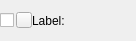
<?xml version="1.0" encoding="UTF-8"?>
<ui version="4.0">
 <class>GraphLegendItem</class>
 <widget class="QWidget" name="GraphLegendItem">
  <property name="geometry">
   <rect>
    <x>0</x>
    <y>0</y>
    <width>136</width>
    <height>41</height>
   </rect>
  </property>
  <property name="windowTitle">
   <string>Form</string>
  </property>
  <layout class="QHBoxLayout" name="horizontalLayout">
   <property name="spacing">
    <number>0</number>
   </property>
   <property name="leftMargin">
    <number>0</number>
   </property>
   <property name="topMargin">
    <number>0</number>
   </property>
   <property name="rightMargin">
    <number>0</number>
   </property>
   <property name="bottomMargin">
    <number>0</number>
   </property>
   <item>
    <widget class="QCheckBox" name="checkBoxVisible">
     <property name="sizePolicy">
      <sizepolicy hsizetype="Fixed" vsizetype="Fixed">
       <horstretch>1</horstretch>
       <verstretch>0</verstretch>
      </sizepolicy>
     </property>
     <property name="minimumSize">
      <size>
       <width>16</width>
       <height>16</height>
      </size>
     </property>
     <property name="text">
      <string/>
     </property>
    </widget>
   </item>
   <item>
    <widget class="QPushButton" name="pushButtonColor">
     <property name="sizePolicy">
      <sizepolicy hsizetype="Fixed" vsizetype="Fixed">
       <horstretch>1</horstretch>
       <verstretch>0</verstretch>
      </sizepolicy>
     </property>
     <property name="minimumSize">
      <size>
       <width>16</width>
       <height>16</height>
      </size>
     </property>
     <property name="maximumSize">
      <size>
       <width>16</width>
       <height>16</height>
      </size>
     </property>
     <property name="text">
      <string/>
     </property>
    </widget>
   </item>
   <item>
    <widget class="QLabel" name="label">
     <property name="sizePolicy">
      <sizepolicy hsizetype="Preferred" vsizetype="Preferred">
       <horstretch>10</horstretch>
       <verstretch>0</verstretch>
      </sizepolicy>
     </property>
     <property name="text">
      <string>Label:</string>
     </property>
     <property name="margin">
      <number>2</number>
     </property>
    </widget>
   </item>
  </layout>
 </widget>
 <resources/>
 <connections/>
</ui>
